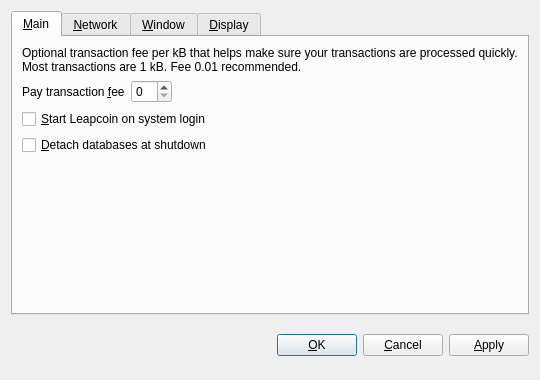
<?xml version="1.0" encoding="UTF-8"?>
<ui version="4.0">
 <class>OptionsDialog</class>
 <widget class="QDialog" name="OptionsDialog">
  <property name="geometry">
   <rect>
    <x>0</x>
    <y>0</y>
    <width>540</width>
    <height>380</height>
   </rect>
  </property>
  <property name="windowTitle">
   <string>Options</string>
  </property>
  <property name="modal">
   <bool>true</bool>
  </property>
  <layout class="QVBoxLayout" name="verticalLayout">
   <item>
    <widget class="QTabWidget" name="tabWidget">
     <property name="tabPosition">
      <enum>QTabWidget::North</enum>
     </property>
     <property name="currentIndex">
      <number>0</number>
     </property>
     <widget class="QWidget" name="tabMain">
      <attribute name="title">
       <string>&amp;Main</string>
      </attribute>
      <layout class="QVBoxLayout" name="verticalLayout_Main">
       <item>
        <widget class="QLabel" name="transactionFeeInfoLabel">
         <property name="text">
          <string>Optional transaction fee per kB that helps make sure your transactions are processed quickly. Most transactions are 1 kB. Fee 0.01 recommended.</string>
         </property>
         <property name="textFormat">
          <enum>Qt::PlainText</enum>
         </property>
         <property name="wordWrap">
          <bool>true</bool>
         </property>
        </widget>
       </item>
       <item>
        <layout class="QHBoxLayout" name="horizontalLayout_Main">
         <item>
          <widget class="QLabel" name="transactionFeeLabel">
           <property name="text">
            <string>Pay transaction &amp;fee</string>
           </property>
           <property name="textFormat">
            <enum>Qt::PlainText</enum>
           </property>
           <property name="buddy">
            <cstring>transactionFee</cstring>
           </property>
          </widget>
         </item>
         <item>
          <widget class="BitcoinAmountField" name="transactionFee"/>
         </item>
         <item>
          <spacer name="horizontalSpacer_Main">
           <property name="orientation">
            <enum>Qt::Horizontal</enum>
           </property>
           <property name="sizeHint" stdset="0">
            <size>
             <width>40</width>
             <height>20</height>
            </size>
           </property>
          </spacer>
         </item>
        </layout>
       </item>
       <item>
        <widget class="QCheckBox" name="bitcoinAtStartup">
         <property name="toolTip">
          <string>Automatically start Leapcoin after logging in to the system.</string>
         </property>
         <property name="text">
          <string>&amp;Start Leapcoin on system login</string>
         </property>
        </widget>
       </item>
       <item>
        <widget class="QCheckBox" name="detachDatabases">
         <property name="toolTip">
          <string>Detach block and address databases at shutdown. This means they can be moved to another data directory, but it slows down shutdown. The wallet is always detached.</string>
         </property>
         <property name="text">
          <string>&amp;Detach databases at shutdown</string>
         </property>
        </widget>
       </item>
       <item>
        <spacer name="verticalSpacer_Main">
         <property name="orientation">
          <enum>Qt::Vertical</enum>
         </property>
         <property name="sizeHint" stdset="0">
          <size>
           <width>20</width>
           <height>40</height>
          </size>
         </property>
        </spacer>
       </item>
      </layout>
     </widget>
     <widget class="QWidget" name="tabNetwork">
      <attribute name="title">
       <string>&amp;Network</string>
      </attribute>
      <layout class="QVBoxLayout" name="verticalLayout_Network">
       <item>
        <widget class="QCheckBox" name="mapPortUpnp">
         <property name="toolTip">
          <string>Automatically open the Leapcoin client port on the router. This only works when your router supports UPnP and it is enabled.</string>
         </property>
         <property name="text">
          <string>Map port using &amp;UPnP</string>
         </property>
        </widget>
       </item>
       <item>
        <widget class="QCheckBox" name="connectSocks">
         <property name="toolTip">
          <string>Connect to the Leapcoin network through a SOCKS proxy (e.g. when connecting through Tor).</string>
         </property>
         <property name="text">
          <string>&amp;Connect through SOCKS proxy:</string>
         </property>
        </widget>
       </item>
       <item>
        <layout class="QHBoxLayout" name="horizontalLayout_Network">
         <item>
          <widget class="QLabel" name="proxyIpLabel">
           <property name="text">
            <string>Proxy &amp;IP:</string>
           </property>
           <property name="textFormat">
            <enum>Qt::PlainText</enum>
           </property>
           <property name="buddy">
            <cstring>proxyIp</cstring>
           </property>
          </widget>
         </item>
         <item>
          <widget class="QValidatedLineEdit" name="proxyIp">
           <property name="maximumSize">
            <size>
             <width>140</width>
             <height>16777215</height>
            </size>
           </property>
           <property name="toolTip">
            <string>IP address of the proxy (e.g. 127.0.0.1)</string>
           </property>
          </widget>
         </item>
         <item>
          <widget class="QLabel" name="proxyPortLabel">
           <property name="text">
            <string>&amp;Port:</string>
           </property>
           <property name="textFormat">
            <enum>Qt::PlainText</enum>
           </property>
           <property name="buddy">
            <cstring>proxyPort</cstring>
           </property>
          </widget>
         </item>
         <item>
          <widget class="QLineEdit" name="proxyPort">
           <property name="maximumSize">
            <size>
             <width>55</width>
             <height>16777215</height>
            </size>
           </property>
           <property name="toolTip">
            <string>Port of the proxy (e.g. 9050)</string>
           </property>
          </widget>
         </item>
         <item>
          <widget class="QLabel" name="socksVersionLabel">
           <property name="text">
            <string>SOCKS &amp;Version:</string>
           </property>
           <property name="textFormat">
            <enum>Qt::PlainText</enum>
           </property>
           <property name="buddy">
            <cstring>socksVersion</cstring>
           </property>
          </widget>
         </item>
         <item>
          <widget class="QValueComboBox" name="socksVersion">
           <property name="toolTip">
            <string>SOCKS version of the proxy (e.g. 5)</string>
           </property>
          </widget>
         </item>
         <item>
          <spacer name="horizontalSpacer_Network">
           <property name="orientation">
            <enum>Qt::Horizontal</enum>
           </property>
           <property name="sizeHint" stdset="0">
            <size>
             <width>40</width>
             <height>20</height>
            </size>
           </property>
          </spacer>
         </item>
        </layout>
       </item>
       <item>
        <spacer name="verticalSpacer_Network">
         <property name="orientation">
          <enum>Qt::Vertical</enum>
         </property>
         <property name="sizeHint" stdset="0">
          <size>
           <width>20</width>
           <height>40</height>
          </size>
         </property>
        </spacer>
       </item>
      </layout>
     </widget>
     <widget class="QWidget" name="tabWindow">
      <attribute name="title">
       <string>&amp;Window</string>
      </attribute>
      <layout class="QVBoxLayout" name="verticalLayout_Window">
       <item>
        <widget class="QCheckBox" name="minimizeToTray">
         <property name="toolTip">
          <string>Show only a tray icon after minimizing the window.</string>
         </property>
         <property name="text">
          <string>&amp;Minimize to the tray instead of the taskbar</string>
         </property>
        </widget>
       </item>
       <item>
        <widget class="QCheckBox" name="minimizeOnClose">
         <property name="toolTip">
          <string>Minimize instead of exit the application when the window is closed. When this option is enabled, the application will be closed only after selecting Quit in the menu.</string>
         </property>
         <property name="text">
          <string>M&amp;inimize on close</string>
         </property>
        </widget>
       </item>
       <item>
        <spacer name="verticalSpacer_Window">
         <property name="orientation">
          <enum>Qt::Vertical</enum>
         </property>
         <property name="sizeHint" stdset="0">
          <size>
           <width>20</width>
           <height>40</height>
          </size>
         </property>
        </spacer>
       </item>
      </layout>
     </widget>
     <widget class="QWidget" name="tabDisplay">
      <attribute name="title">
       <string>&amp;Display</string>
      </attribute>
      <layout class="QVBoxLayout" name="verticalLayout_Display">
       <item>
        <layout class="QHBoxLayout" name="horizontalLayout_1_Display">
         <item>
          <widget class="QLabel" name="langLabel">
           <property name="text">
            <string>User Interface &amp;language:</string>
           </property>
           <property name="textFormat">
            <enum>Qt::PlainText</enum>
           </property>
           <property name="buddy">
            <cstring>lang</cstring>
           </property>
          </widget>
         </item>
         <item>
          <widget class="QValueComboBox" name="lang">
           <property name="toolTip">
            <string>The user interface language can be set here. This setting will take effect after restarting Leapcoin.</string>
           </property>
          </widget>
         </item>
        </layout>
       </item>
       <item>
        <layout class="QHBoxLayout" name="horizontalLayout_2_Display">
         <item>
          <widget class="QLabel" name="unitLabel">
           <property name="text">
            <string>&amp;Unit to show amounts in:</string>
           </property>
           <property name="textFormat">
            <enum>Qt::PlainText</enum>
           </property>
           <property name="buddy">
            <cstring>unit</cstring>
           </property>
          </widget>
         </item>
         <item>
          <widget class="QValueComboBox" name="unit">
           <property name="toolTip">
            <string>Choose the default subdivision unit to show in the interface and when sending coins.</string>
           </property>
          </widget>
         </item>
        </layout>
       </item>
       <item>
        <widget class="QCheckBox" name="displayAddresses">
         <property name="toolTip">
          <string>Whether to show Leapcoin addresses in the transaction list or not.</string>
         </property>
         <property name="text">
          <string>&amp;Display addresses in transaction list</string>
         </property>
        </widget>
       </item>
       <item>
        <spacer name="verticalSpacer_Display">
         <property name="orientation">
          <enum>Qt::Vertical</enum>
         </property>
         <property name="sizeHint" stdset="0">
          <size>
           <width>20</width>
           <height>40</height>
          </size>
         </property>
        </spacer>
       </item>
      </layout>
     </widget>
    </widget>
   </item>
   <item>
    <layout class="QHBoxLayout" name="horizontalLayout_Buttons">
     <item>
      <spacer name="horizontalSpacer_1">
       <property name="orientation">
        <enum>Qt::Horizontal</enum>
       </property>
       <property name="sizeHint" stdset="0">
        <size>
         <width>40</width>
         <height>48</height>
        </size>
       </property>
      </spacer>
     </item>
     <item>
      <widget class="QLabel" name="statusLabel">
       <property name="font">
        <font>
         <weight>75</weight>
         <bold>true</bold>
        </font>
       </property>
       <property name="text">
        <string/>
       </property>
       <property name="textFormat">
        <enum>Qt::PlainText</enum>
       </property>
       <property name="wordWrap">
        <bool>true</bool>
       </property>
      </widget>
     </item>
     <item>
      <spacer name="horizontalSpacer_2">
       <property name="orientation">
        <enum>Qt::Horizontal</enum>
       </property>
       <property name="sizeHint" stdset="0">
        <size>
         <width>40</width>
         <height>48</height>
        </size>
       </property>
      </spacer>
     </item>
     <item>
      <widget class="QPushButton" name="okButton">
       <property name="text">
        <string>&amp;OK</string>
       </property>
      </widget>
     </item>
     <item>
      <widget class="QPushButton" name="cancelButton">
       <property name="text">
        <string>&amp;Cancel</string>
       </property>
       <property name="autoDefault">
        <bool>false</bool>
       </property>
      </widget>
     </item>
     <item>
      <widget class="QPushButton" name="applyButton">
       <property name="text">
        <string>&amp;Apply</string>
       </property>
       <property name="autoDefault">
        <bool>false</bool>
       </property>
      </widget>
     </item>
    </layout>
   </item>
  </layout>
 </widget>
 <customwidgets>
  <customwidget>
   <class>BitcoinAmountField</class>
   <extends>QSpinBox</extends>
   <header>bitcoinamountfield.h</header>
  </customwidget>
  <customwidget>
   <class>QValueComboBox</class>
   <extends>QComboBox</extends>
   <header>qvaluecombobox.h</header>
  </customwidget>
  <customwidget>
   <class>QValidatedLineEdit</class>
   <extends>QLineEdit</extends>
   <header>qvalidatedlineedit.h</header>
  </customwidget>
 </customwidgets>
 <resources/>
 <connections/>
</ui>
